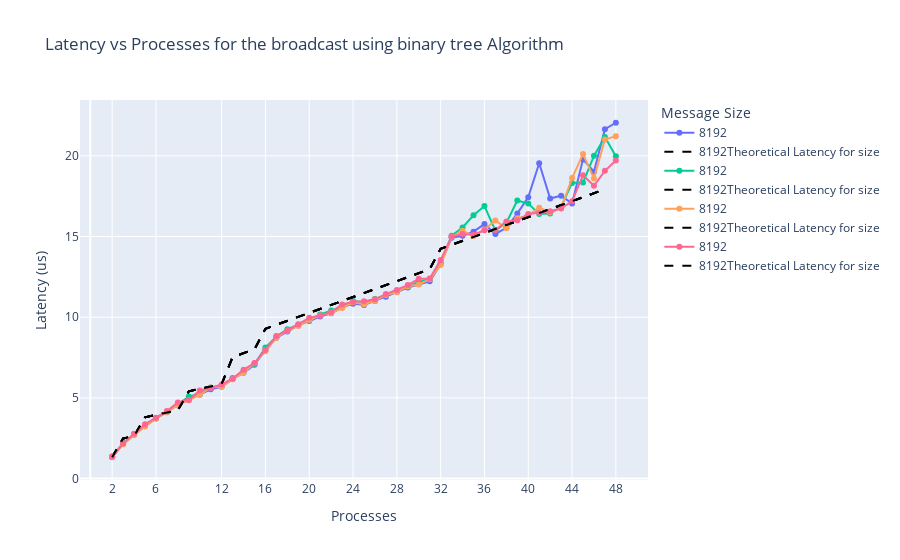
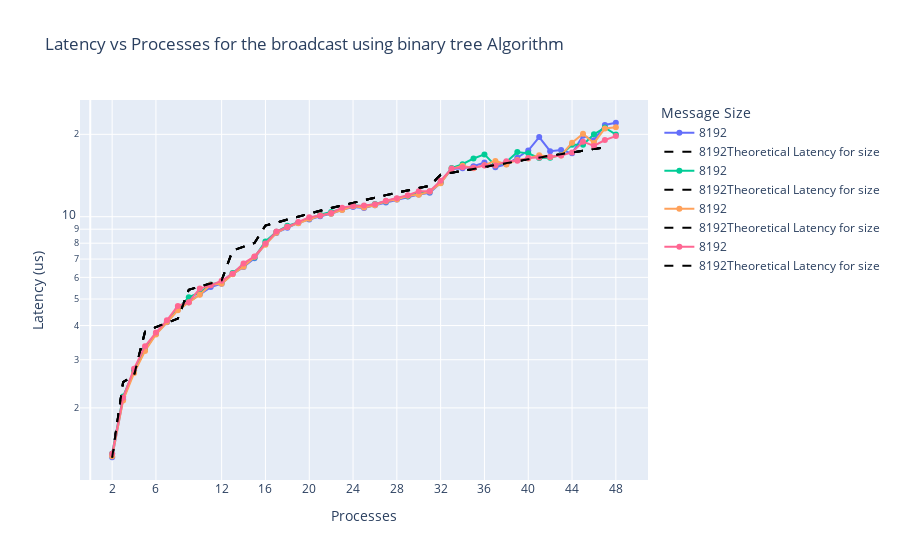

The code cell stored with these charts, in order, in its notebook:
### Markdown cell above
## Binary tree algorithm

### Code cell
plot_latency_vs_processes(binary_tree_df, 'binary tree', 'linear')
plot_latency_vs_processes(binary_tree_df, 'binary tree','log')
